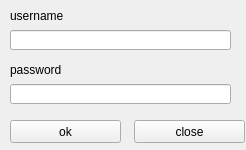
<?xml version="1.0" encoding="UTF-8"?>
<ui version="4.0">
 <class>user</class>
 <widget class="QWidget" name="user">
  <property name="geometry">
   <rect>
    <x>0</x>
    <y>0</y>
    <width>246</width>
    <height>150</height>
   </rect>
  </property>
  <property name="windowTitle">
   <string>Form</string>
  </property>
  <widget class="QPushButton" name="pushButton">
   <property name="geometry">
    <rect>
     <x>10</x>
     <y>120</y>
     <width>111</width>
     <height>23</height>
    </rect>
   </property>
   <property name="text">
    <string>ok</string>
   </property>
  </widget>
  <widget class="QPushButton" name="pushButton_2">
   <property name="geometry">
    <rect>
     <x>134</x>
     <y>120</y>
     <width>111</width>
     <height>23</height>
    </rect>
   </property>
   <property name="text">
    <string>close</string>
   </property>
  </widget>
  <widget class="QLabel" name="label">
   <property name="geometry">
    <rect>
     <x>10</x>
     <y>6</y>
     <width>71</width>
     <height>20</height>
    </rect>
   </property>
   <property name="text">
    <string>username</string>
   </property>
  </widget>
  <widget class="QLineEdit" name="lineEdit">
   <property name="geometry">
    <rect>
     <x>10</x>
     <y>30</y>
     <width>221</width>
     <height>20</height>
    </rect>
   </property>
  </widget>
  <widget class="QLineEdit" name="lineEdit_2">
   <property name="geometry">
    <rect>
     <x>10</x>
     <y>84</y>
     <width>221</width>
     <height>20</height>
    </rect>
   </property>
   <property name="text">
    <string/>
   </property>
  </widget>
  <widget class="QLabel" name="label_2">
   <property name="geometry">
    <rect>
     <x>10</x>
     <y>60</y>
     <width>71</width>
     <height>20</height>
    </rect>
   </property>
   <property name="text">
    <string>password</string>
   </property>
  </widget>
 </widget>
 <resources/>
 <connections/>
</ui>
